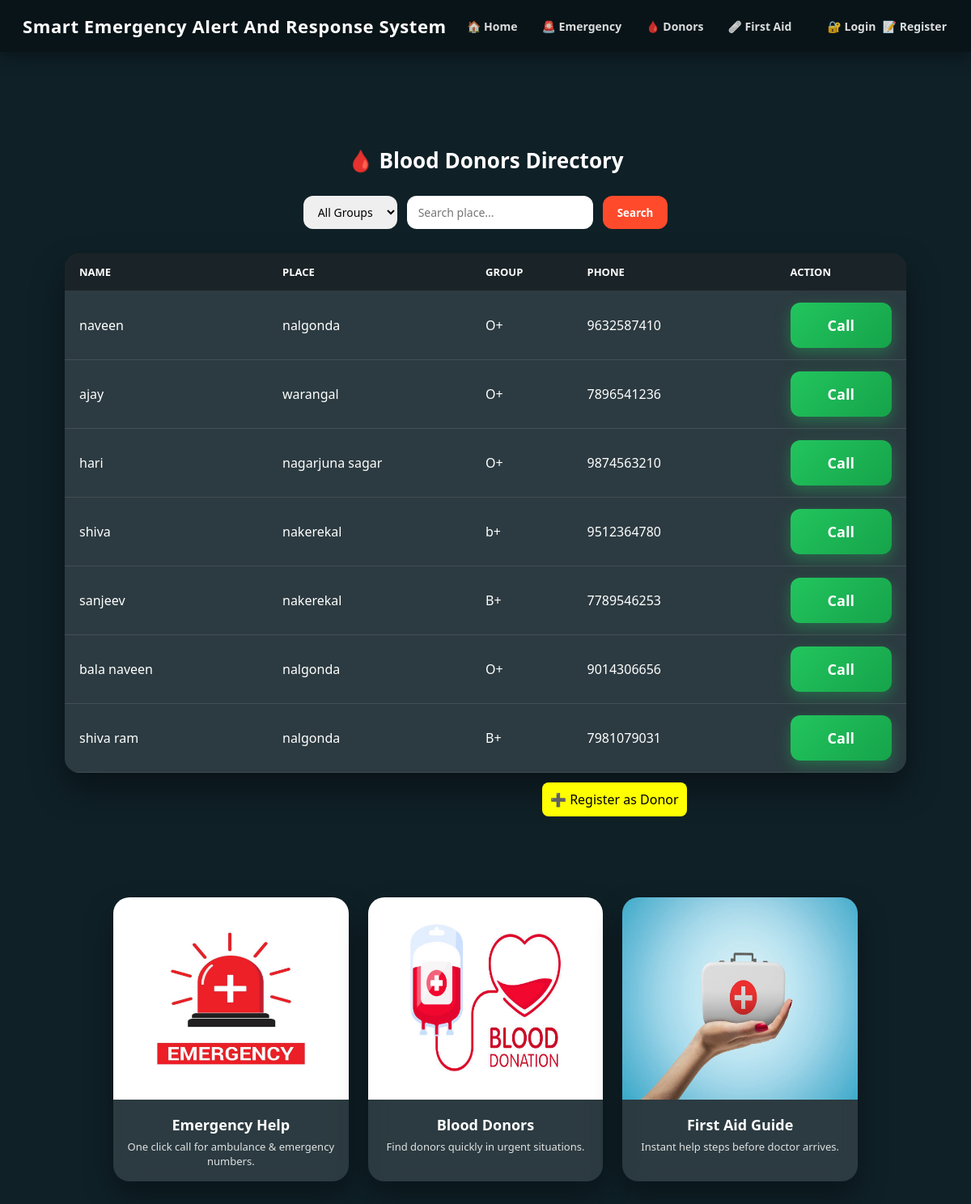
Screenshot of /donors/ with the database file from the repository.
### accounts/models.py (models this page shows, shortened)
class Donor(models.Model):
    name = models.CharField(max_length=100)
    place = models.CharField(max_length=100, default="Unknown")
    group = models.CharField(max_length=5, default="O+")
    phone = models.CharField(max_length=15)

### accounts/views.py (the view)
# urls.py: path('donors/', views.donors_view, name='donors'),
def donors_view(request):
    donors = Donor.objects.all()
    group = request.GET.get('group')
    place = request.GET.get('place')
    if group:
        donors = donors.filter(group__iexact=group)
    if place:
        donors = donors.filter(place__icontains=place)
    return render(request, 'donors.html', {
        'donors': donors,
        'selected_group': group,
        'selected_place': place
    })

### templates/donors.html (shortened to what this page needs)
{% extends 'base.html' %}
{% load static %}
{% block content %}
<link rel="stylesheet" href="{% static 'css/style.css' %}">
<div class="list-wrapper">
<h1 class="list-title">🩸 Blood Donors Directory</h1>
<form method="get" class="donor-filters">
<select name="group">
<option value="">All Groups</option>
</select>
<input type="text"
name="place"
placeholder="Search place..."
value="{{ selected_place|default:'' }}">
<button type="submit">Search</button>
</form>
<div class="donor-table">
<div class="donor-row header">
<div>Name</div>
<div>Place</div>
<div>Group</div>
<div>Phone</div>
<div>Action</div>
</div>
{% for donor in donors %}
<div class="donor-row">
<div>{{ donor.name }}</div>
<div>{{ donor.place }}</div>
<div>{{ donor.group }}</div>
<div>{{ donor.phone }}</div>
<div>
<a href="tel:{{ donor.phone }}" class="call-btn">
Call
</a>
</div>
</div>
{% empty %}
<div style="padding:20px;text-align:center;color:#ccc;">
No donors found
</div>
{% endfor %}
</div>
<br>
<a href="{% url 'donor_register' %}" class="regbtn">
➕ Register as Donor
</a>
</div>
{% endblock %}

### templates/base.html (shortened to what this page needs)
{% load static %}
<!DOCTYPE html>
<html>
<head>
    <link rel="stylesheet" href="{% static 'css/style.css' %}">
    <link rel="stylesheet" href="https://unpkg.com/leaflet/dist/leaflet.css" />
</head>
<body>
    <div class="navbar">
        <div class="nav-left">
            <span class="logo">Smart Emergency Alert And Response System</span>
        </div>
        <div class="nav-center">
            <a href="/" class="nav-link">🏠 Home</a>
            <a href="/emergency/" class="nav-link">🚨 Emergency</a>
            <a href="/donors/" class="nav-link">🩸 Donors</a>
            <a href="/firstaid/" class="nav-link">🩹 First Aid</a>
        </div>
        <div class="nav-right">
            {% if user.is_authenticated %}
            <a href="{% url 'profile' %}" class="nav-link">👤 Profile</a>
            <a href="{% url 'logout' %}" class="nav-link">🚪 Logout</a>
            {% else %}
            <a href="{% url 'login' %}" class="nav-link">🔐 Login</a>
            <a href="{% url 'register' %}" class="nav-link">📝 Register</a>
            {% endif %}
        </div>
    </div>
    {% block content %}
    {% endblock %}
    <div class="features">
        <div class="feature-card">
            <img src="{% static 'images/emergency.jpg' %}">
            <h3>Emergency Help</h3>
            <p>One click call for ambulance & emergency numbers.</p>
        </div>
        <div class="feature-card">
            <img src="{% static 'images/donor.jpg' %}">
            <h3>Blood Donors</h3>
            <p>Find donors quickly in urgent situations.</p>
        </div>
        <div class="feature-card">
            <img src="{% static 'images/firstaid.webp' %}">
            <h3>First Aid Guide</h3>
            <p>Instant help steps before doctor arrives.</p>
        </div>
    </div>
</body>
</html>

### static/css/style.css (style rules this page uses)
.navbar { position:fixed; top:0; left:0; width:100%; height:64px; background:rgba(0,0,0,0.35); backdrop-filter:blur(14px); display:flex; align-items:center; padding:0 28px; color:#fff; z-index:1000; box-shadow:0 6px 20px rgba(0,0,0,.35); }
.nav-left { flex:1; }
.nav-left .logo { font-size:22px; font-weight:800; letter-spacing:.6px; }
.nav-center { display:flex; align-items:center; gap:26px; margin-right:40px; }
.nav-link { text-decoration:none; color:#fff; font-size:14px; font-weight:600; opacity:.85; transition:.25s ease; position:relative; cursor:pointer; padding:6px 2px; }
.nav-link::after { content:""; position:absolute; left:50%; bottom:-6px; width:0; height:2px; background:#ff4b2b; border-radius:2px; transition:.25s ease; transform:translateX(-50%); }
body { padding-top:80px; }
* { margin:0; padding:0; box-sizing:border-box; font-family: 'Segoe UI', Tahoma, Geneva, Verdana, sans-serif; }
body { min-height:100vh; background:linear-gradient(135deg,#0f2027,#203a43,#2c5364); }
.features { display:grid; grid-template-columns:repeat(3, 1fr); gap:24px; padding:40px 80px 60px; }
.feature-card { background:rgba(255,255,255,0.12); backdrop-filter:blur(12px); border-radius:20px; overflow:hidden; box-shadow:0 18px 35px rgba(0,0,0,.35); color:#fff; text-align:center; transition:.3s; }
.feature-card img { width:100%; height:250px; }
.feature-card h3 { font-size:18px; margin:14px 0 6px; }
.feature-card p { font-size:13px; opacity:.85; padding:0 12px 16px; }
@media (min-width:1200px) { .features { padding:50px 140px 70px; } }
.list-wrapper { padding:100px 80px 60px; color:#fff; }
.list-title { text-align:center; margin-bottom:26px; font-size:26px; font-weight:800; }
.donor-table { background:rgba(255,255,255,0.08); border-radius:18px; overflow:hidden; box-shadow:0 20px 40px rgba(0,0,0,.4); }
.donor-row { display:grid; grid-template-columns:2fr 2fr 1fr 2fr 1fr; padding:14px 18px; align-items:center; border-bottom:1px solid rgba(255,255,255,.1); }
.donor-row.header { background:rgba(0,0,0,.4); font-weight:700; text-transform:uppercase; font-size:13px; }
.call-btn { padding:6px 14px; background:#ff4b2b; color:#fff; text-decoration:none; border-radius:10px; font-size:13px; transition:.2s; }
.donor-filters { display:flex; justify-content:center; gap:12px; margin-bottom:30px; }
.donor-filters select, .donor-filters input { padding:10px 14px; border-radius:12px; border:none; outline:none; font-size:14px; }
.donor-filters button { padding:10px 18px; border-radius:12px; border:none; background:#ff4b2b; color:#fff; font-weight:600; cursor:pointer; transition:.2s; }
.regbtn { min-width: 280px; background-color: yellow; margin-left: 590px; padding: 10px; text-decoration: none; border-radius: 8px; color: black; }
:root { --bg:#0f2027; --card-bg:rgba(255,255,255,0.12); --text:#ffffff; --nav-bg:rgba(0,0,0,0.35); }
body { background:var(--bg); color:var(--text); transition:.3s; }
.profile-card,.home-card,.app-card,.feature-card,.donor-table,.aid-card { background:var(--card-bg) !important; }
.navbar { background:var(--nav-bg) !important; }
.profile-card, .home-card, .app-card, .feature-card, .donor-table, .login-page, .register-page, .aid-card, .donor-form-page, .auth-box { background:var(--card-bg); color:var(--text); }
.call-btn { width:100%; padding:16px; border:none; border-radius:12px; background:linear-gradient(135deg,#22c55e,#16a34a); color:white; font-size:18px; font-weight:600; display:flex; align-items:center; justify-content:center; gap:10px; cursor:pointer; box-shadow:0 6px 18px rgba(34,197,94,0.35); transition:all 0.25s ease; }

### rows the page displays
Donor: name "naveen", place "nalgonda", group "O+", phone "9632587410"
Donor: name "ajay", place "warangal", group "O+", phone "7896541236"
Donor: name "hari", place "nagarjuna sagar", group "O+", phone "9874563210"
Donor: name "shiva", place "nakerekal", group "b+", phone "9512364780"
Donor: name "sanjeev", place "nakerekal", group "B+", phone "7789546253"
Donor: name "bala naveen", place "nalgonda", group "O+", phone "9014306656"
Donor: name "shiva ram", place "nalgonda", group "B+", phone "7981079031"
